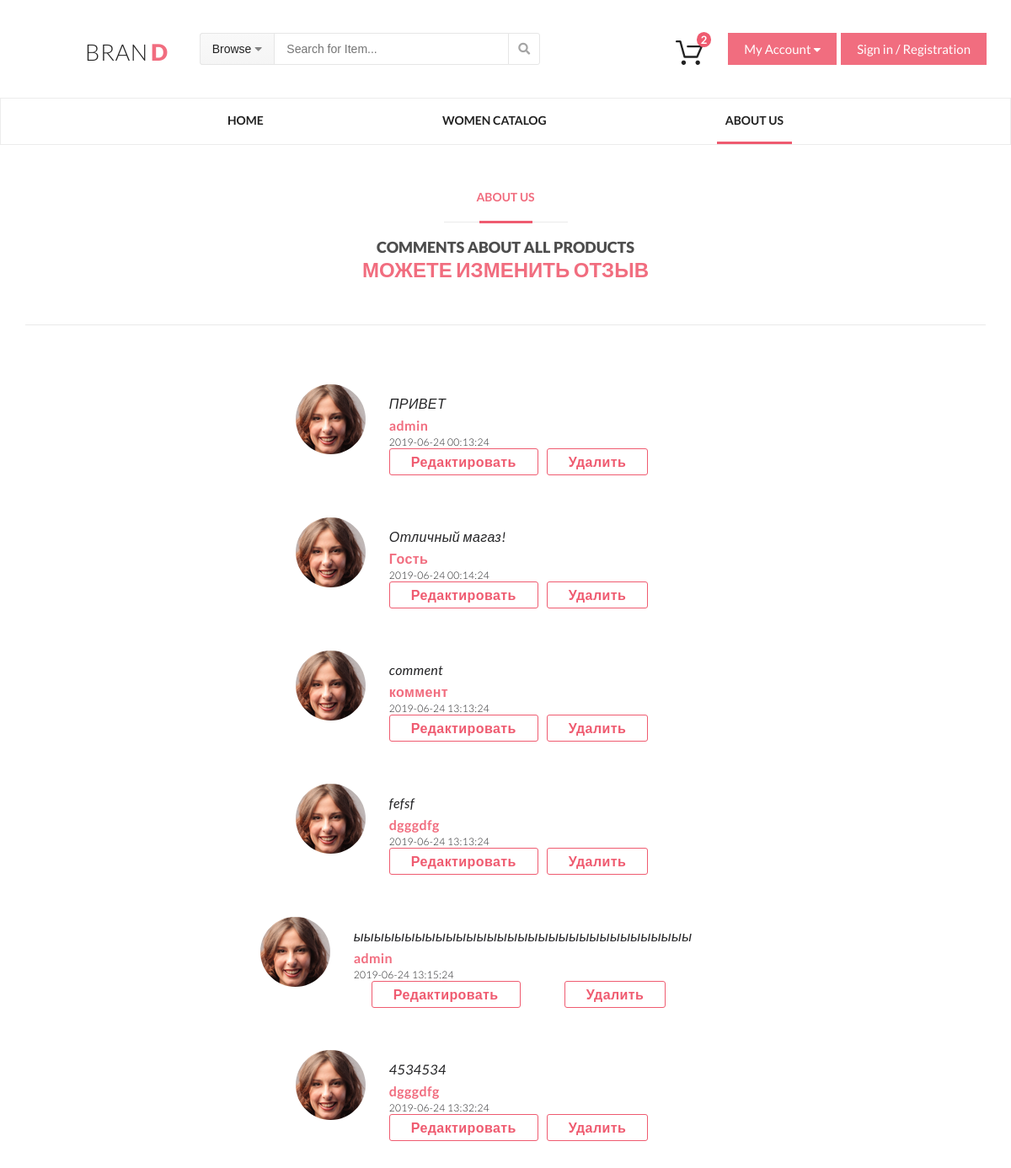
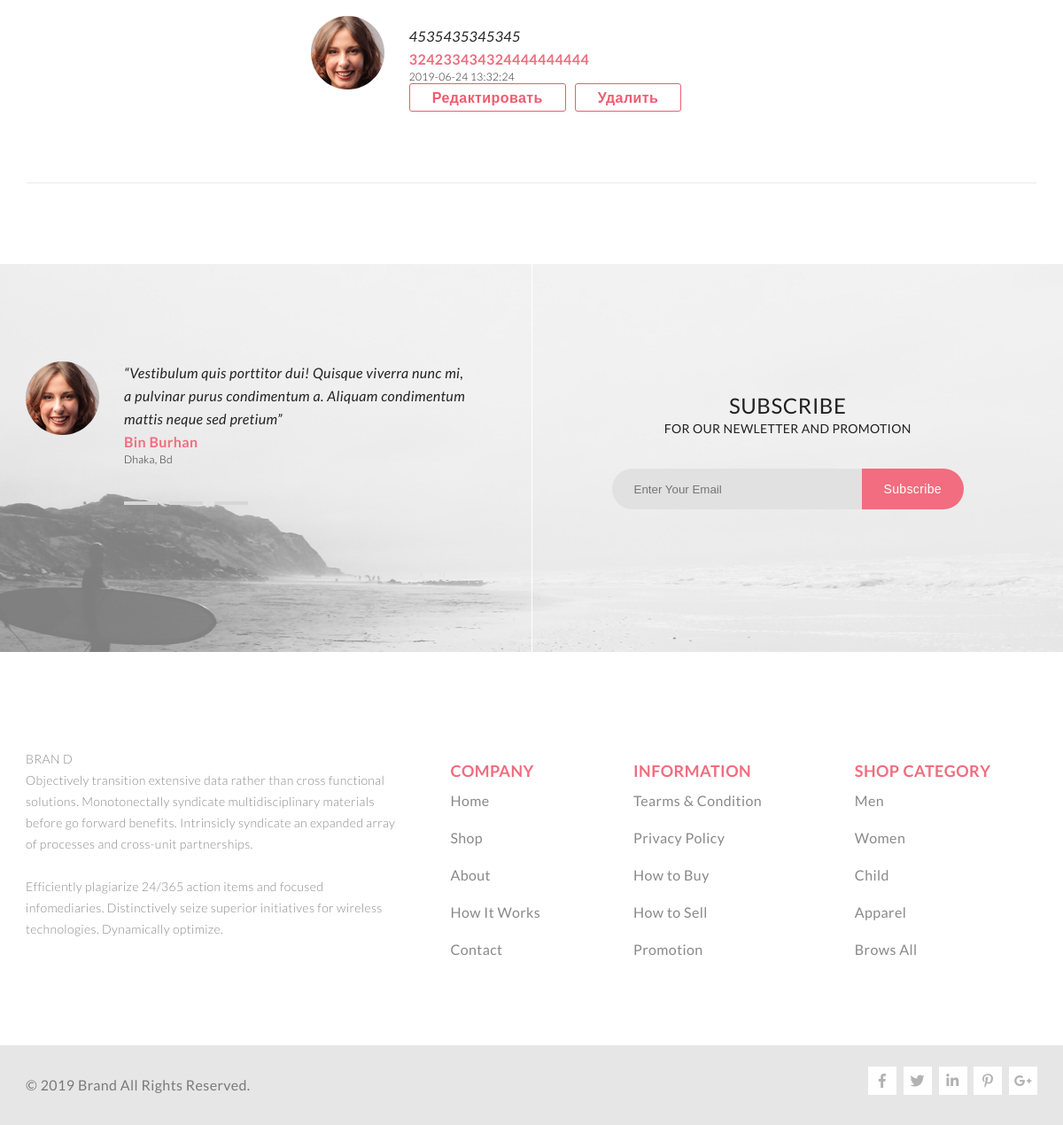
/about_us/?action=edit&message=edit&id=90, run on the app's committed database (2 pictures, top to bottom).
### tables this page shows
CREATE TABLE `comments` (
  `id_product` int(11) DEFAULT NULL,
  `id` int(11) NOT NULL,
  `text` varchar(200) NOT NULL,
  `name` varchar(45) NOT NULL,
  `date` datetime DEFAULT NULL,
  `email` varchar(45) DEFAULT NULL
);

### engine/comments.php (called while the page is built, shortened)
<?php
function doFeedbackAction()
{
    if ($_GET['action'] == 'edit') {
        editComment();
    }
}
function messageComment()
{
    if (isset($_GET['message'])) {
        switch ($_GET['message']) {
            case "edit":
                $messageComment = 'Можете изменить отзыв';
                break;
        }
    }
    return $messageComment;
}
function editComment()
{
    $id = (int)$_GET['id'];
    $result = executeQuery("SELECT * FROM comments WHERE id = {$id}");
    $selectedComment = mysqli_fetch_assoc($result);
    return $selectedComment;
}

### engine/db.php (called while the page is built, shortened)
<?php
function getDB()
{
    static $sqlConnect = null;
    if (is_null($sqlConnect)) {
        $sqlConnect = @mysqli_connect(HOST, USER, PASSWORD, DATABASE)
            or die("Ошибка соединения с БД" . mysqli_connect_error());
    }
    return $sqlConnect;
}
function executeQuery($sql){
    $link = getDB();
    $result = @mysqli_query($link, $sql) or die(mysqli_error($link));
    return $result;
}
function getArrayDB($query) {
    $link = getDB();
    $result = @mysqli_query($link, $query) or die(mysqli_error($link));
    $result_array = [];
    foreach ($result as $row) {
        $result_array[] = $row;
    }
    return $result_array;
}

### engine/controller.php (called while the page is built, shortened)
<?php
function getParamsTemplate($page)
{
    switch ($page) {
        case 'header':
        $paramsTemplate = [
            'countCart' => countCart()
        ];
        break;
        case 'about_us':
            if (isset($_GET['action'])) {
                doFeedbackAction();
            }
            $paramsTemplate = [
                'title' => 'ABOUT US',
                'commentsList' => getArrayDB("SELECT * FROM `comments`"),
                'messageComment' => messageComment(),
                'selectedComment' => editComment(),
            ];
            break;
    }
    return $paramsTemplate;
}

### templates/about_us.php (the view, shortened to what this page needs)
<main class="about_us_page">
    <section class="comments">
        <p class="collection">ABOUT US</p>
        <img src="/img/hot_deals/line-border-pink.png" alt="">
        <p class="heading">comments about all products</p>
        <p class="messageComment"><?= $messageComment ?></p>
    </section>
    <section class="comments">
        <? foreach ($commentsList as $comment) : ?>
            <div>
                <article class="comment">
                    <?= $comment['text'] ?>
                    <br>
                    <address>
                        <?= $comment['name'] ?>
                        <p><?= $comment['date'] ?></p>
                    </address>
                    <div class="buttons">
                        <a href="?action=edit&message=edit&id=<?= $comment['id'] ?>">Редактировать</a>
                        <a href="?action=delete&id=<?= $comment['id'] ?>">Удалить</a>
                    </div>
                </article>
            </div>
        <? endforeach; ?>
    </section>
</main>

### public/style/about_us.css (style rules this page uses)
.about_us_page { position: relative; width: 1142px; margin: 0 auto; }
.comments { padding: 50px 50px 50px; display: flex; flex-direction: column; align-items: center; margin: 0 auto; width: 1140px; }
.comments .comment { margin-top: 20px; background: url(../img/foto_comment.png) no-repeat; padding: 10px 70px 30px 111px; color: #222224; font-size: 16px; font-style: italic; line-height: 26px; letter-spacing: 0.4px; width: 100%; }
.comments .comment address { color: #f16d7f; font-size: 16px; font-weight: 700; letter-spacing: 0.4px; line-height: 26px; font-style: normal; }
.comments .comment address p { color: #222224; font-size: 12px; font-weight: 300; letter-spacing: 0.3px; line-height: 14px; }
.comments .comment .buttons { display: flex; justify-content: space-around; }
.comments .comment button, .comments .comment a { padding: 0px 20px; text-decoration: none !important; display: block; color: #ef5b70; font-size: 16px; font-weight: bold; border-radius: 3px; border: 1px solid #ef5b70; padding: 5px 25px; margin-right: 10px; line-height: 20px; font-style: normal; cursor: pointer; }
.comments .collection { color: #f16d7f; font-size: 14px; font-weight: 700; line-height: 24px; text-transform: uppercase; }
.comments img { margin: 16px; }
.comments .heading { color: #4d4d4d; font-size: 18px; font-weight: 900; line-height: 24px; text-transform: uppercase; }
section { width: 1140px; margin: 0 auto; display: flex; border-bottom: 1px solid #eaeaea; }

### public/style/index.css (style rules this page uses)
body { font-family: Lato, sans-serif; }
* { margin: 0; padding: 0; box-sizing: border-box; }

### templates/about_us.php (style rules this page uses)
.messageComment { color: #f16d7f; font-size: 24px; font-weight: 900; text-transform: uppercase; }

### data on the page
comments: text "ПРИВЕТ", name "admin", date "2019-06-24 00:13:24"
comments: text "Отличный магаз!", name "Гость", date "2019-06-24 00:14:24"
comments: text "comment", name "коммент", date "2019-06-24 13:13:24"
comments: text "fefsf", name "dgggdfg", date "2019-06-24 13:13:24"
comments: text "ыыыыыыыыыыыыыыыыыыыыыыыыыыыыыыыыы", name "admin", date "2019-06-24 13:15:24"
comments: text "4534534", name "dgggdfg", date "2019-06-24 13:32:24"
comments: text "4535435345345", name "324233434324444444444", date "2019-06-24 13:32:24"

### other printed values
$countCart "2"
$messageComment "МОЖЕТЕ ИЗМЕНИТЬ ОТЗЫВ"
